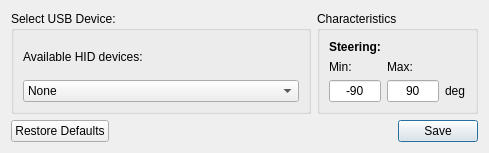
<?xml version="1.0" encoding="UTF-8"?>
<ui version="4.0">
 <class>Dialog</class>
 <widget class="QDialog" name="Dialog">
  <property name="geometry">
   <rect>
    <x>0</x>
    <y>0</y>
    <width>489</width>
    <height>140</height>
   </rect>
  </property>
  <property name="windowTitle">
   <string>Joystick Settings</string>
  </property>
  <layout class="QGridLayout" name="gridLayout">
   <item row="0" column="0">
    <widget class="QGroupBox" name="groupBox">
     <property name="minimumSize">
      <size>
       <width>300</width>
       <height>0</height>
      </size>
     </property>
     <property name="title">
      <string>Select USB Device:</string>
     </property>
     <layout class="QGridLayout" name="gridLayout_3">
      <item row="0" column="0">
       <layout class="QGridLayout" name="gridLayout_2">
        <item row="1" column="0">
         <widget class="QComboBox" name="combo_available_devices">
          <property name="minimumSize">
           <size>
            <width>100</width>
            <height>0</height>
           </size>
          </property>
          <item>
           <property name="text">
            <string>None</string>
           </property>
          </item>
         </widget>
        </item>
        <item row="0" column="0">
         <widget class="QLabel" name="label">
          <property name="text">
           <string>Available HID devices:</string>
          </property>
         </widget>
        </item>
       </layout>
      </item>
     </layout>
    </widget>
   </item>
   <item row="0" column="1">
    <widget class="QGroupBox" name="groupBox_2">
     <property name="title">
      <string>Characteristics</string>
     </property>
     <layout class="QGridLayout" name="gridLayout_6">
      <item row="0" column="0" colspan="3">
       <widget class="QLabel" name="label_10">
        <property name="font">
         <font>
          <pointsize>9</pointsize>
          <weight>75</weight>
          <bold>true</bold>
         </font>
        </property>
        <property name="text">
         <string>Steering:</string>
        </property>
       </widget>
      </item>
      <item row="1" column="0">
       <widget class="QLabel" name="label_7">
        <property name="font">
         <font>
          <pointsize>9</pointsize>
          <weight>50</weight>
          <bold>false</bold>
         </font>
        </property>
        <property name="text">
         <string>Min:</string>
        </property>
       </widget>
      </item>
      <item row="1" column="1">
       <widget class="QLabel" name="label_8">
        <property name="font">
         <font>
          <pointsize>9</pointsize>
          <weight>50</weight>
          <bold>false</bold>
         </font>
        </property>
        <property name="text">
         <string>Max:</string>
        </property>
       </widget>
      </item>
      <item row="2" column="0">
       <widget class="QLineEdit" name="line_edit_min_steer">
        <property name="font">
         <font>
          <pointsize>9</pointsize>
          <weight>50</weight>
          <bold>false</bold>
         </font>
        </property>
        <property name="text">
         <string>-90</string>
        </property>
        <property name="alignment">
         <set>Qt::AlignCenter</set>
        </property>
       </widget>
      </item>
      <item row="2" column="1">
       <widget class="QLineEdit" name="line_edit_max_steer">
        <property name="font">
         <font>
          <pointsize>9</pointsize>
          <weight>50</weight>
          <bold>false</bold>
         </font>
        </property>
        <property name="text">
         <string>90</string>
        </property>
        <property name="alignment">
         <set>Qt::AlignCenter</set>
        </property>
       </widget>
      </item>
      <item row="2" column="2">
       <widget class="QLabel" name="label_9">
        <property name="font">
         <font>
          <pointsize>9</pointsize>
          <weight>50</weight>
          <bold>false</bold>
         </font>
        </property>
        <property name="text">
         <string>deg</string>
        </property>
       </widget>
      </item>
     </layout>
    </widget>
   </item>
   <item row="1" column="0" colspan="2">
    <widget class="QDialogButtonBox" name="button_box_settings">
     <property name="orientation">
      <enum>Qt::Horizontal</enum>
     </property>
     <property name="standardButtons">
      <set>QDialogButtonBox::RestoreDefaults|QDialogButtonBox::Save</set>
     </property>
    </widget>
   </item>
  </layout>
 </widget>
 <resources/>
 <connections>
  <connection>
   <sender>button_box_settings</sender>
   <signal>accepted()</signal>
   <receiver>Dialog</receiver>
   <slot>accept()</slot>
   <hints>
    <hint type="sourcelabel">
     <x>248</x>
     <y>254</y>
    </hint>
    <hint type="destinationlabel">
     <x>157</x>
     <y>274</y>
    </hint>
   </hints>
  </connection>
  <connection>
   <sender>button_box_settings</sender>
   <signal>rejected()</signal>
   <receiver>Dialog</receiver>
   <slot>reject()</slot>
   <hints>
    <hint type="sourcelabel">
     <x>316</x>
     <y>260</y>
    </hint>
    <hint type="destinationlabel">
     <x>286</x>
     <y>274</y>
    </hint>
   </hints>
  </connection>
 </connections>
</ui>
